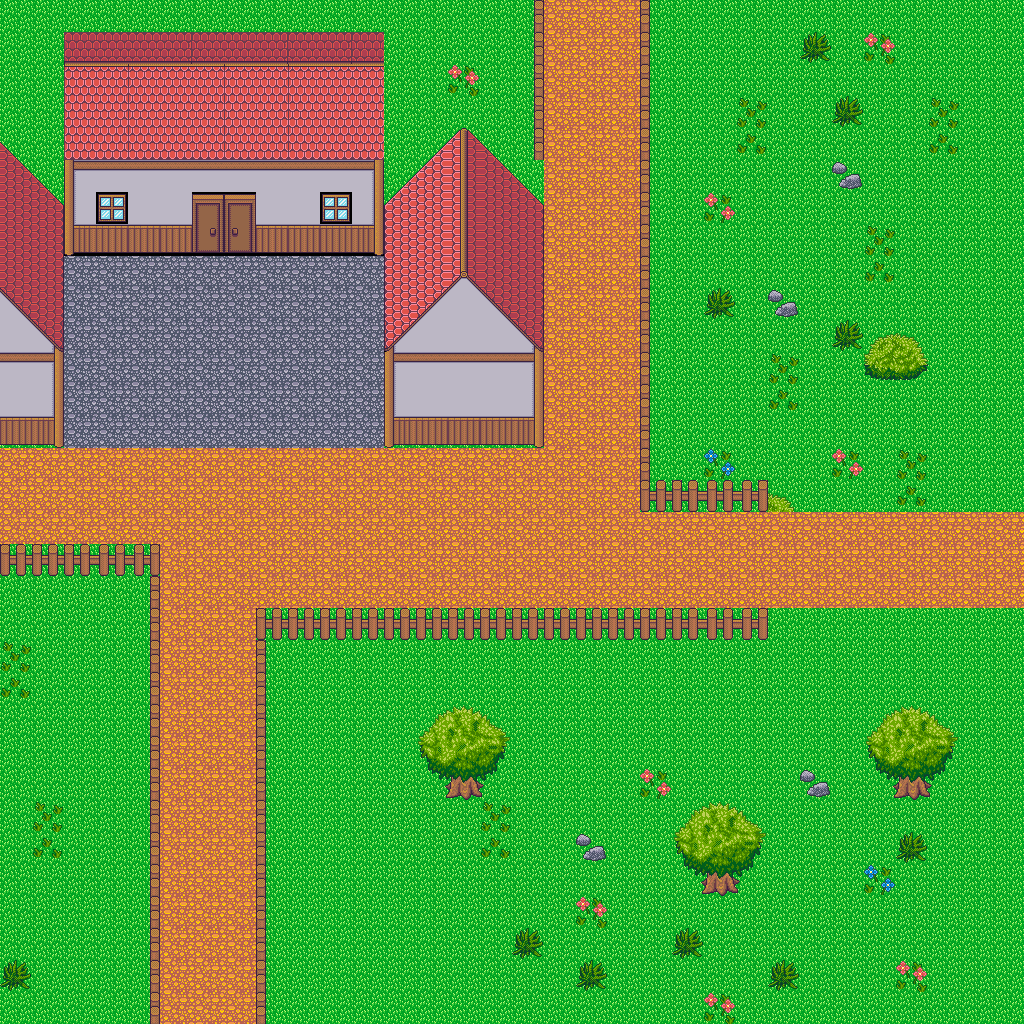

A 2D game scene composited from a Tiled map and its tileset images. What follows is a short description and the map's XML, with every tile layer's data as written:
An orthogonal 32x32 tile map with 32x32 px tiles, 2 tile layers (圖塊層 2, 圖塊層 1), 7 tilesets.

<map version="1.2" tiledversion="1.3.1" orientation="orthogonal" renderorder="right-down" compressionlevel="0" width="32" height="32" tilewidth="32" tileheight="32" infinite="0" nextlayerid="3" nextobjectid="1">
 <tileset firstgid="1" source="A2_Ground.tsx" />
 <tileset firstgid="193" source="A4_Walls.tsx" />
 <tileset firstgid="449" source="A4_Walls_2.tsx" />
 <tileset firstgid="705" source="A5_Tiles.tsx" />
 <tileset firstgid="833" source="B_HouseExteriorTiles.tsx" />
 <tileset firstgid="1089" source="B_HouseExteriorTiles_1.tsx" />
 <tileset firstgid="1345" source="C_OutSide_Nature.tsx" />
 <layer id="2" name="圖塊層 2" width="32" height="32">
  <data encoding="csv">
0,0,0,0,0,0,0,0,0,0,0,0,0,0,0,1,1,2,0,0,2,0,0,0,0,1,1,2,0,0,0,0,
0,0,0,0,0,0,0,0,0,0,0,0,0,0,1,2,2,2,2,2,18,2,0,0,1,17,1,1,2,0,0,0,
0,0,0,0,0,0,0,0,0,0,0,0,0,0,17,18,18,18,18,18,18,2,2,2,17,17,1,2,2,2,0,0,
17,0,0,0,0,0,0,0,0,0,0,0,2,0,1,1,17,17,17,17,18,2,18,18,2,2,2,18,18,2,0,0,
17,17,0,0,0,0,0,0,0,0,0,0,2,18,17,17,33,33,33,33,33,2,17,18,18,18,18,1,2,2,0,0,
17,17,0,0,0,0,0,0,0,0,0,0,18,18,33,33,18,34,0,0,1,2,1,1,1,1,2,1,2,18,0,0,
17,17,0,0,0,0,0,0,0,0,0,0,34,0,0,0,18,1,1,1,17,2,17,17,17,17,18,1,2,34,0,0,
17,17,0,0,0,0,0,0,0,0,0,0,1135,0,0,0,0,17,17,17,33,2,33,33,33,33,34,2,2,0,0,0,
0,0,0,0,0,0,0,0,0,0,0,0,0,0,0,0,0,33,33,33,2,2,18,0,0,0,1,2,18,0,0,0,
0,0,0,0,0,0,0,0,0,0,0,0,0,0,0,0,0,0,0,0,2,18,34,0,1,1,17,1,2,0,0,0,
0,0,0,0,0,0,0,0,0,0,0,0,0,0,0,0,0,0,0,0,18,0,0,0,17,17,33,1,2,0,0,0,
0,0,0,0,0,0,0,0,0,0,0,0,0,0,0,0,0,0,1,1,1,1,1,1,1,2,33,1,2,0,0,0,
2,2,0,0,0,0,0,0,0,0,0,0,2,2,2,2,2,0,17,17,17,17,17,17,17,18,0,1,2,0,0,0,
18,18,0,0,0,0,0,0,0,0,0,0,18,18,18,18,18,2,33,33,33,33,33,33,33,34,0,1,2,0,0,0,
0,0,0,0,0,0,0,0,0,0,0,0,0,0,0,0,0,18,0,0,33,34,1,1,1,1,1,1,2,0,0,0,
0,0,0,0,0,0,0,0,0,0,0,0,0,0,0,0,0,0,1,1,2,34,2,2,2,2,2,2,2,0,0,0,
8,8,8,8,8,0,0,0,0,0,0,0,0,0,1,2,2,1,17,17,18,34,18,18,18,18,18,18,18,0,0,0,
1,2,18,18,2,0,0,0,0,0,0,0,1,2,2,2,18,2,2,1,1,1,1,1,1,1,1,1,1,2,0,0,
18,18,18,0,2,0,0,0,0,0,0,0,17,18,18,18,18,18,18,17,17,17,17,17,17,17,17,17,17,18,0,0,
0,0,0,2,2,0,0,0,33,33,33,33,33,33,34,33,33,33,33,33,33,33,33,34,0,0,0,0,0,0,0,0,
1,2,0,2,18,0,0,0,2,2,0,1,1,33,33,33,34,34,34,0,0,0,0,0,1,2,2,2,2,7,0,0,
1,2,0,2,2,0,0,0,2,2,0,17,17,17,17,18,17,17,18,0,0,0,0,0,17,18,18,18,18,2,2,0,
1,2,0,2,2,0,0,0,18,2,0,33,33,33,33,34,33,33,34,0,0,0,0,0,0,0,0,17,18,18,18,0,
2,2,0,2,2,0,0,0,2,2,0,0,0,1,1,1,1,1,1,1,1,1,1,1,1,1,1,1,1,2,2,0,
2,18,0,2,18,0,0,0,2,18,0,0,0,17,17,17,17,17,17,17,17,17,17,17,17,17,17,17,17,18,18,2,
1,2,0,2,2,0,0,0,2,18,0,0,0,33,33,1,2,2,18,18,17,17,17,17,17,17,18,2,2,17,17,18,
17,18,0,2,2,0,0,0,2,18,0,0,0,0,0,17,18,18,34,34,34,18,34,34,34,34,34,18,18,33,33,34,
33,34,0,2,2,0,0,0,2,18,0,0,0,0,0,33,34,1,2,33,34,34,33,33,33,33,34,34,34,0,0,0,
0,0,0,2,18,0,0,0,2,0,0,0,0,0,0,0,1,2,2,2,2,2,0,0,0,0,0,0,0,0,0,0,
2,0,0,2,2,8,8,8,2,8,8,8,8,0,0,0,17,18,2,18,18,18,2,2,2,2,2,2,2,2,0,0,
18,0,0,2,2,24,24,24,2,24,24,24,24,0,0,0,17,18,18,0,17,18,18,2,18,18,18,18,18,18,0,0,
0,0,0,18,18,40,40,40,18,40,40,40,40,0,0,0,0,0,0,0,0,17,18,18,0,0,0,0,0,0,0,0
</data>
 </layer>
 <layer id="1" name="圖塊層 1" width="32" height="32">
  <data encoding="csv">
2,17,17,17,17,17,17,17,17,17,17,17,17,2,2,2,2147485238,7,8,7,1590,2,2,2,2,2,2,2,2,2,2,2,
2,17,838,839,840,841,839,840,841,840,841,840,2,2,2,2,2147485238,7,8,7,1590,2,2,2,2,1382,2,1397,2,2,2,2,
2,2,854,855,854,855,856,854,855,854,855,856,2,2,1397,2,2147485238,7,8,7,1590,2,2,2,2,2,2,2,2,2,2,2,
2,2,870,871,870,871,872,870,871,870,871,872,18,18,2,2,2147485238,7,8,8,1590,2,2,1361,2,2,1382,2,2,1361,2,2,
1092,837,886,887,886,887,888,886,887,886,887,888,34,1090,1091,1092,2147485238,7,8,7,1590,2,2,1377,2,2,2,2,2,1377,2,2,
852,853,845,846,846,846,846,846,846,846,846,1103,1105,1106,1107,1108,1109,7,8,7,1590,2,2,2,2,2,1428,2,2,2,2,2,
868,869,861,848,862,862,896,2147484544,862,862,848,1119,1121,1122,1107,1124,1125,7,8,7,1590,2,1398,2,2,2,2,2,2,2,2,2,
868,885,877,878,878,878,912,2147484560,878,878,878,1135,1137,1122,1107,1124,1141,7,8,7,1590,18,2,2,2,2,2,1361,2,2,2,2,
1124,885,13,13,13,13,13,13,13,13,13,14,1137,1122,1123,1124,1141,7,8,8,1590,18,2,2,2,2,2,1377,2,2,2,2,
1140,1141,29,29,29,29,29,29,29,29,13,14,1137,1138,1139,1140,1141,7,8,7,1590,18,1382,2,1428,2,2,2,2,2,2,2,
1156,1157,13,14,45,45,45,45,45,45,13,14,1153,1154,1155,1156,1157,7,8,7,1590,2,2,2,2,2,1382,1351,1352,2,2,2,
1102,1103,29,13,13,13,14,13,14,13,14,14,1101,1102,1102,1102,1103,7,8,7,1590,2,2,2,1361,2,2,1367,1368,2,2,2,
1118,1119,45,29,29,13,14,13,14,13,14,30,1117,1118,1118,1118,1119,7,8,7,1590,18,2,2,1377,2,2,2,2,2,2,2,
1134,1135,45,13,13,14,14,13,14,13,13,14,1133,1134,1134,1134,1135,7,8,8,1590,2,2,2,2,2,2,2,2,2,2,2,
8,8,8,8,8,8,8,8,8,8,8,8,8,8,8,8,8,7,8,8,1590,2,1396,2,2,2,1398,2,1361,2,2,2,
8,8,8,8,8,8,8,8,8,8,8,8,8,8,8,8,8,7,7,7,1587,1587,1588,1589,1352,2,2,18,1377,2,18,18,
8,8,8,8,8,7,7,7,7,7,7,7,7,7,7,7,7,7,7,7,7,7,7,7,7,8,7,7,7,7,7,7,
1587,1587,1587,1588,1589,23,23,23,23,23,23,23,23,23,23,23,23,23,23,23,23,23,23,23,23,7,7,7,7,7,7,7,
33,34,34,34,2147485238,39,39,39,39,39,39,39,39,39,39,39,39,39,39,39,39,39,23,24,24,23,23,23,23,23,23,23,
2,2,1,1,2147485238,7,7,7,1587,1587,1587,1587,1587,1587,1587,1587,1587,1587,1587,1587,1587,1587,1588,1589,2,2,2,2,2,2,2,2,
1361,2,17,17,2147485238,7,7,7,1590,18,18,18,18,18,18,18,18,18,18,18,18,2,18,18,18,18,18,18,18,18,18,18,
1377,2,33,33,2147485238,23,23,23,1590,2,17,1,2,17,17,17,1,1,17,17,1,18,18,18,18,18,18,17,17,17,18,18,
2,2,33,34,2147485238,39,39,39,1590,2,33,17,18,1346,1347,1348,17,17,17,18,17,18,18,18,18,17,18,1346,1347,1348,2,2,
2,2,33,2,2147485238,7,8,7,1590,2,1,1,2,1362,1363,1364,17,18,18,18,18,18,18,18,18,18,18,1362,1363,1364,2,2,
2,2,33,2,2147485238,8,8,8,1590,2,17,1,2,1378,1379,1380,2,2,2,2,1398,2,2,2,2,1428,2,1378,1379,1380,2,2,
2,1361,17,2,2147485238,24,8,8,1590,2,33,1,2,2,2,1361,2,2,2,2,2,1346,1347,1348,2,2,2,2,2,2,2,2,
2,1377,33,2,2147485238,40,8,24,1590,18,33,1,2,2,2,1377,2,2,1428,2,2,1362,1363,1364,2,2,2,2,1382,2,2,2,
2,2,33,18,2147485238,40,24,40,1590,2,33,1,2,1,2,2,2,2,2,2,2,1378,1379,1380,2,2,2,1396,2,2,2,2,
2,2,33,34,2147485238,40,40,40,1590,18,33,17,18,1,2,2,2,2,1397,2,2,2,2,2,2,2,2,2,2,2,2,2,
2,2,17,33,2147485238,39,40,40,1590,18,34,33,34,1,2,2,1382,2,2,2,2,1382,2,2,2,2,2,2,2,2,2,2,
1382,2,33,33,2147485238,23,24,24,1590,17,33,34,18,17,18,2,2,2,1382,2,2,2,2,2,1382,2,2,2,1397,2,2,2,
2,2,33,33,2147485238,23,23,24,1590,33,34,34,34,2,2,2,2,2,2,2,2,2,1397,2,2,2,2,2,2,2,2,2
</data>
 </layer>
</map>
